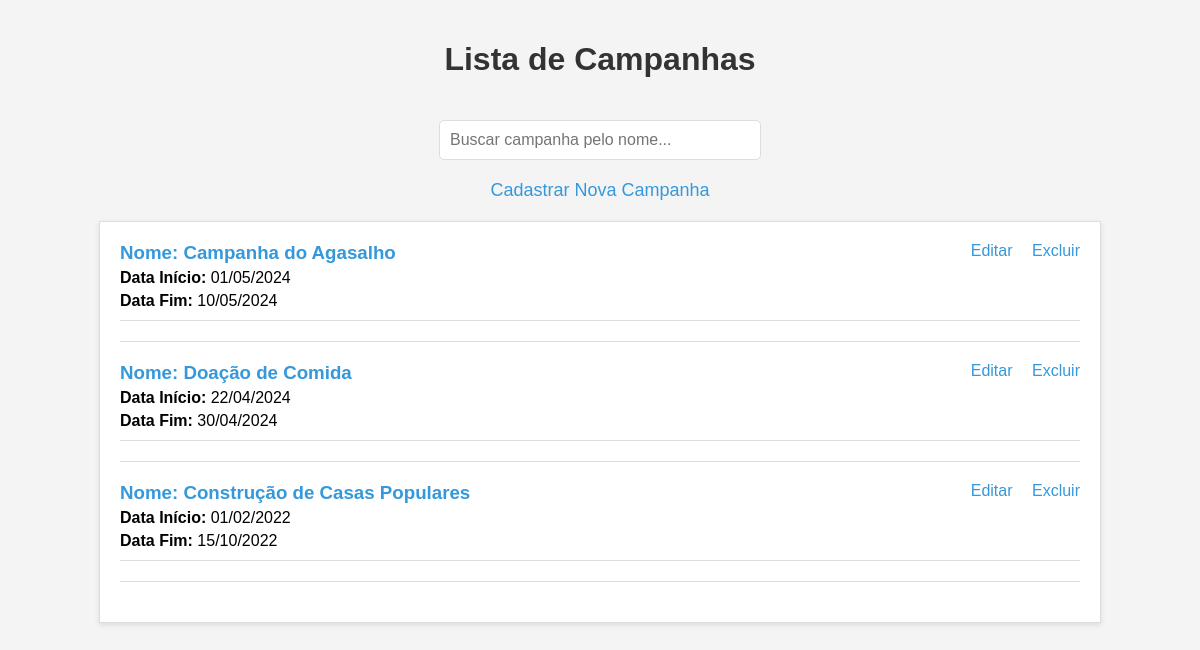
/campanhas/, run on the app's committed database.
### doacoes/models.py (models this page shows, shortened)
class Campanha(models.Model):
    nome_campanha = models.CharField(max_length=100)
    data_inicio = models.DateField()
    data_fim = models.DateField()

### doacoes/views.py (the view)
# urls.py: path('campanhas/', views.listar_campanhas, name='listar_campanhas'),
def listar_campanhas(request):
    campanhas = Campanha.objects.all()
    return render(request, 'doacoes/listar_campanhas.html', {'campanhas': campanhas})

### doacoes/templates/doacoes/listar_campanhas.html (shortened to what this page needs)
<!DOCTYPE html>
<html lang="pt-br">
<head>
</head>
<body>
    <h1>Lista de Campanhas</h1>
    <div class="search-container">
        <input type="text" id="searchInput" onkeyup="searchCampanhas()" placeholder="Buscar campanha pelo nome...">
    </div>
    <a href="{% url 'cadastrar_campanha' %}" class="link-cadastrar">Cadastrar Nova Campanha</a>
    <div class="campanha-container" id="campanhaContainer">
        {% for campanha in campanhas %}
            <div class="campanha-item">
                <h3>Nome: {{ campanha.nome_campanha }}</h3>
                <div class="actions">
                    <a href="{% url 'editar_campanha' campanha.pk %}">Editar</a>
                    <a href="{% url 'excluir_campanha' campanha.pk %}">Excluir</a>
                </div>
                <span><strong>Data Início:</strong> {{ campanha.data_inicio|date:"d/m/Y" }}</span>
                <span><strong>Data Fim:</strong> {{ campanha.data_fim|date:"d/m/Y" }}</span>
            </div>
            <div class="divider"></div>
        {% endfor %}
    </div>
</body>
</html>

### doacoes/templates/doacoes/listar_campanhas.html (style rules this page uses)
body { font-family: Arial, sans-serif; background-color: #f4f4f4; margin: 0; padding: 0; }
h1 { color: #333; text-align: center; padding: 20px 0; }
.search-container { text-align: center; margin-bottom: 20px; }
.search-container input { padding: 10px; width: 300px; font-size: 16px; border: 1px solid #ddd; border-radius: 5px; }
.campanha-container { width: 80%; margin: 20px auto; background-color: white; padding: 20px; border: 1px solid #ddd; box-shadow: 0 2px 5px rgba(0, 0, 0, 0.1); }
.campanha-item { margin-bottom: 20px; padding-bottom: 10px; border-bottom: 1px solid #ddd; }
.campanha-item h3 { color: #3498db; margin: 0; display: inline-block; }
.actions { float: right; }
.actions a { color: #3498db; text-decoration: none; margin-left: 15px; }
.campanha-item span { display: block; margin-top: 5px; }
.divider { margin: 20px 0; border-top: 1px solid #ddd; }
.link-cadastrar { display: block; text-align: center; margin-top: 20px; font-size: 18px; color: #3498db; text-decoration: none; }

### data on the page
Campanha: nome_campanha "Campanha do Agasalho", data_inicio "01/05/2024", data_fim "10/05/2024"
Campanha: nome_campanha "Doação de Comida", data_inicio "22/04/2024", data_fim "30/04/2024"
Campanha: nome_campanha "Construção de Casas Populares", data_inicio "01/02/2022", data_fim "15/10/2022"
